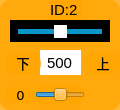
    <widget class="QWidget" name="widget_id5" native="true">
     <property name="geometry">
      <rect>
       <x>300</x>
       <y>330</y>
       <width>120</width>
       <height>110</height>
      </rect>
     </property>
     <property name="styleSheet">
      <string notr="true">background-color: rgba(255, 165, 0, 200);
border-radius:10px;</string>
     </property>
     <widget class="QSlider" name="horizontalSlider_pulse_5">
      <property name="geometry">
       <rect>
        <x>10</x>
        <y>20</y>
        <width>100</width>
        <height>22</height>
       </rect>
      </property>
      <property name="autoFillBackground">
       <bool>false</bool>
      </property>
      <property name="styleSheet">
       <string notr="true">QSlider{
	border-radius:0px;
	 background-color: rgb(0, 0, 0);
}

QSlider::handle {/*设置中间的那个滑动的键*/                           
    border: 10px solid rgb(255, 255, 255)
}
QSlider::handle:horizontal{
    width: -1px;
    margin: -4px; /* height */
}
QSlider::groove{
    background: rgb(10, 150, 200);
}
QSlider::groove:horizontal {
    height: 5px; 
	left:8px; right: 8px;
}</string>
      </property>
      <property name="minimum">
       <number>100</number>
      </property>
      <property name="maximum">
       <number>900</number>
      </property>
      <property name="pageStep">
       <number>1</number>
      </property>
      <property name="value">
       <number>500</number>
      </property>
      <property name="orientation">
       <enum>Qt::Horizontal</enum>
      </property>
     </widget>
     <widget class="QLabel" name="label_ID5">
      <property name="geometry">
       <rect>
        <x>50</x>
        <y>0</y>
        <width>32</width>
        <height>20</height>
       </rect>
      </property>
      <property name="font">
       <font>
        <family>Arial</family>
        <pointsize>11</pointsize>
       </font>
      </property>
      <property name="styleSheet">
       <string notr="true">background-color: rgb(255, 255, 255， 0);
border-radius:0px;</string>
      </property>
      <property name="text">
       <string>ID:2</string>
      </property>
     </widget>
     <widget class="QLineEdit" name="lineEdit_5">
      <property name="geometry">
       <rect>
        <x>40</x>
        <y>50</y>
        <width>41</width>
        <height>25</height>
       </rect>
      </property>
      <property name="font">
       <font>
        <family>Arial</family>
        <pointsize>11</pointsize>
       </font>
      </property>
      <property name="autoFillBackground">
       <bool>false</bool>
      </property>
      <property name="styleSheet">
       <string notr="true">background-color: rgb(255, 255, 255);
border-radius:0px;</string>
      </property>
      <property name="text">
       <string>500</string>
      </property>
      <property name="alignment">
       <set>Qt::AlignCenter</set>
      </property>
      <property name="readOnly">
       <bool>false</bool>
      </property>
     </widget>
     <widget class="QLabel" name="label_up_3">
      <property name="geometry">
       <rect>
        <x>85</x>
        <y>53</y>
        <width>36</width>
        <height>21</height>
       </rect>
      </property>
      <property name="font">
       <font>
        <family>黑体</family>
        <pointsize>10</pointsize>
       </font>
      </property>
      <property name="styleSheet">
       <string notr="true">background-color: rgb(255, 255, 255， 0);</string>
      </property>
      <property name="text">
       <string>&lt;html&gt;&lt;head/&gt;&lt;body&gt;&lt;p align=&quot;center&quot;&gt;上&lt;/p&gt;&lt;/body&gt;&lt;/html&gt;</string>
      </property>
      <property name="alignment">
       <set>Qt::AlignCenter</set>
      </property>
     </widget>
     <widget class="QLabel" name="label_d5">
      <property name="geometry">
       <rect>
        <x>5</x>
        <y>87</y>
        <width>31</width>
        <height>16</height>
       </rect>
      </property>
      <property name="font">
       <font>
        <family>DejaVu Sans</family>
        <pointsize>10</pointsize>
       </font>
      </property>
      <property name="styleSheet">
       <string notr="true">background-color: rgb(255, 255, 255， 0);</string>
      </property>
      <property name="text">
       <string>0</string>
      </property>
      <property name="alignment">
       <set>Qt::AlignCenter</set>
      </property>
     </widget>
     <widget class="QLabel" name="label_down_3">
      <property name="geometry">
       <rect>
        <x>5</x>
        <y>53</y>
        <width>36</width>
        <height>21</height>
       </rect>
      </property>
      <property name="font">
       <font>
        <family>黑体</family>
        <pointsize>10</pointsize>
       </font>
      </property>
      <property name="styleSheet">
       <string notr="true">background-color: rgb(255, 255, 255， 0);</string>
      </property>
      <property name="text">
       <string>&lt;html&gt;&lt;head/&gt;&lt;body&gt;&lt;p align=&quot;center&quot;&gt;下&lt;/p&gt;&lt;/body&gt;&lt;/html&gt;</string>
      </property>
      <property name="alignment">
       <set>Qt::AlignCenter</set>
      </property>
     </widget>
     <widget class="QSlider" name="horizontalSlider_dev_5">
      <property name="geometry">
       <rect>
        <x>35</x>
        <y>85</y>
        <width>50</width>
        <height>20</height>
       </rect>
      </property>
      <property name="styleSheet">
       <string notr="true">background-color: rgb(255, 255, 255， 0);</string>
      </property>
      <property name="minimum">
       <number>-125</number>
      </property>
      <property name="maximum">
       <number>125</number>
      </property>
      <property name="pageStep">
       <number>1</number>
      </property>
      <property name="orientation">
       <enum>Qt::Horizontal</enum>
      </property>
     </widget>
    </widget>
